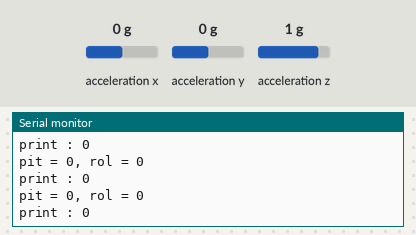
Simulated run of this sketch. Board: Arduino Nano 33 BLE. Parts: the last lines printed to the serial monitor. Inputs (shaded band) come from the test bench; at power-on: acceleration x 0 g, acceleration y 0 g, acceleration z 1 g. Nothing arrives over Bluetooth unless stated; a phone connects over Bluetooth LE 3 s after start.

Above: at 4.3 s.
4.4 s: acceleration x set to -1.4 g
At 5.0 s:
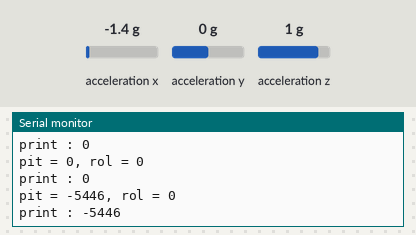
5.9 s: acceleration y set to -1.4 g
At 6.6 s:
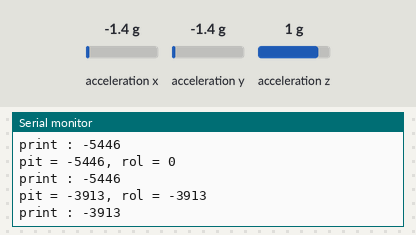
7.4 s: acceleration z set to -1.4 g
At 8.2 s:
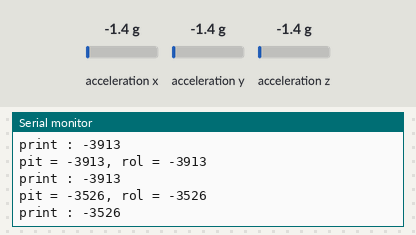
Timing chart, 0 to 10.4 s (numbered marks = the images above; inputs shaded):
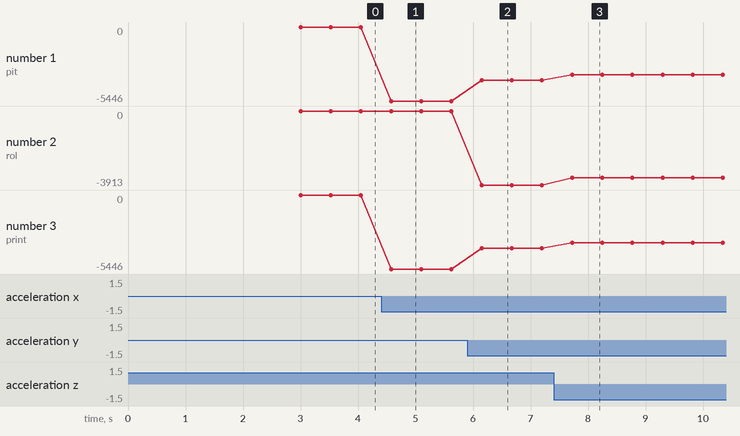

Measured:
- after the input at 4.4 s, the serial monitor: prints a new line after 0.18 s (image 1)
- after the input at 5.9 s, the serial monitor: prints a new line after 0.25 s (image 2)
- after the input at 7.4 s, the serial monitor: prints a new line after 0.32 s (image 3)
- plotted number 1: 0 → -5446 after the input at 4.4 s, -5446 → -3913 after the input at 5.9 s, -3913 → -3526 after the input at 7.4 s
- plotted number 2: 0 → -3913 after the input at 5.9 s, -3913 → -3526 after the input at 7.4 s
- plotted number 3: 0 → -5446 after the input at 4.4 s, -5446 → -3913 after the input at 5.9 s, -3913 → -3526 after the input at 7.4 s

The sketch:

sketch_jul20a.ino
```cpp
#include <ArduinoBLE.h >
#include <Arduino_LSM9DS1.h >

BLEService DeviceInformation("180A");
BLEFloatCharacteristic Weight("2A98", BLERead | BLENotify);
BLEShortCharacteristic WeightMeasurement("2A9D", BLERead | BLENotify);

float acc_x, acc_y, acc_z;
float acc_pitc, acc_roll;
short acc_pit, acc_rol;

long previousMillis = 0;

void setup() {
Serial.begin(9600);
if (!IMU.begin()) { //LSM6DS3센서 시작
Serial.println("Sensor load failed!");
while (1);
}
if (!BLE.begin()) {
Serial.println("starting BLE failed!");
while (1);
}

// set advertised local name and service UUID:
BLE.setLocalName("getAngle");
BLE.setAdvertisedService(DeviceInformation);
DeviceInformation.addCharacteristic(Weight);
DeviceInformation.addCharacteristic(WeightMeasurement);
BLE.addService(DeviceInformation);

Weight.writeValue(0);
WeightMeasurement.writeValue(0);

// start advertising
BLE.advertise();
Serial.println("BLE get angle peripheral");
}

void updateAngle() {
if (IMU.accelerationAvailable()) {
IMU.readAcceleration(acc_x, acc_y, acc_z);
//각도 계산(라디안을 각도로 180/PI = 57.27755)
acc_pitc = RAD_TO_DEG * atan(acc_x / sqrt(acc_y *acc_y + acc_z *acc_z));
acc_roll = RAD_TO_DEG * atan(acc_y / sqrt(acc_x *acc_x + acc_z *acc_z));

acc_pit = acc_pitc * 100;
acc_rol = acc_roll * 100;

Serial.print("pit = "); // print it
Serial.print(acc_pit);
Serial.print(", rol = "); // print it
Serial.println(acc_rol);

Weight.writeValue(acc_pit); // and update the battery level characteristic
WeightMeasurement.writeValue(acc_rol);
}
}

void loop() {
// listen for BLE peripherals to connect:
BLEDevice central = BLE.central();

// if a central is connected to peripheral:
if (central) {
Serial.print("Connected to central: ");
Serial.println(central.address());
// while the central is still connected to peripheral:
while (central.connected()) {
long currentMillis = millis();
if (currentMillis - previousMillis >= 50) {
previousMillis = currentMillis;
updateAngle();
}
Serial.print("print : ");
Serial.println(acc_pit);
delay(523);
}
Serial.print("Disconnected from central : ");
Serial.println(central.address());
}
}
```
